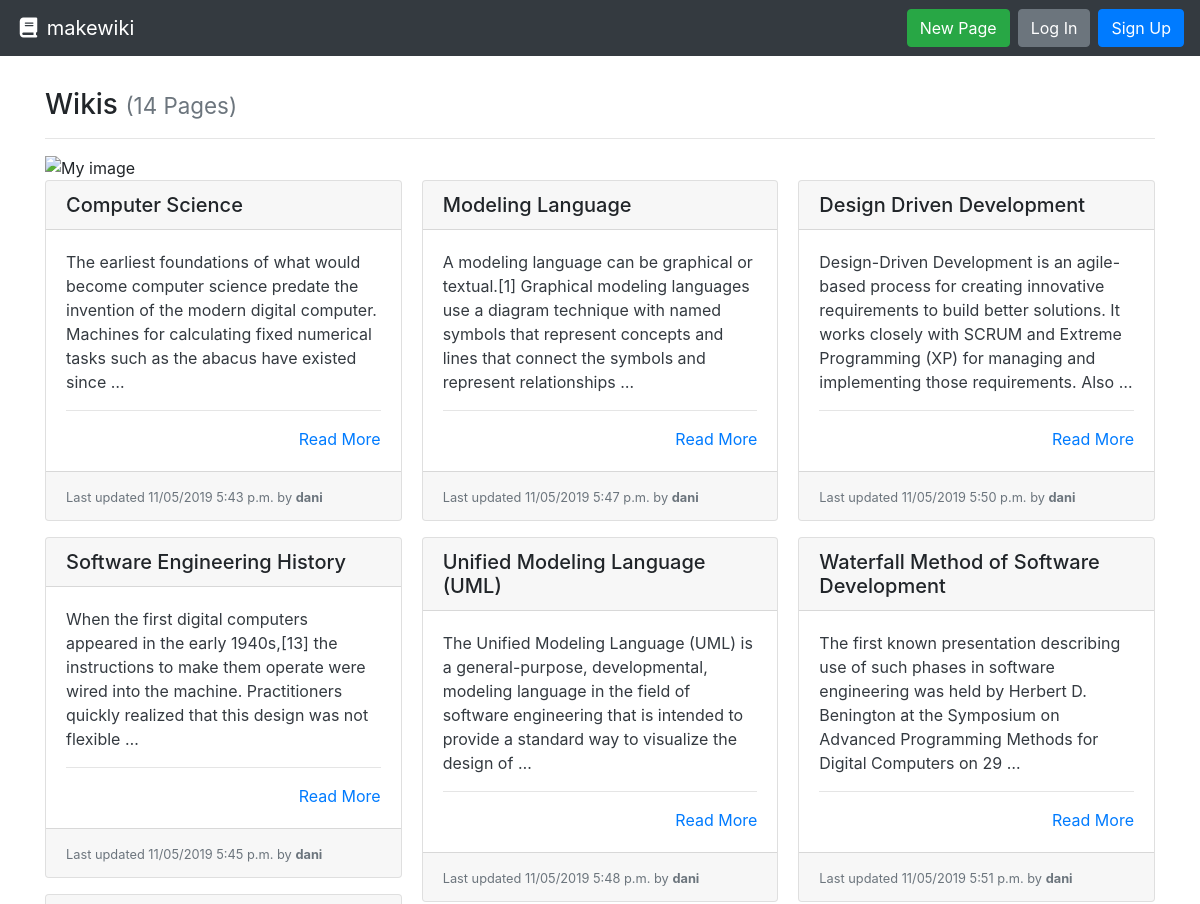
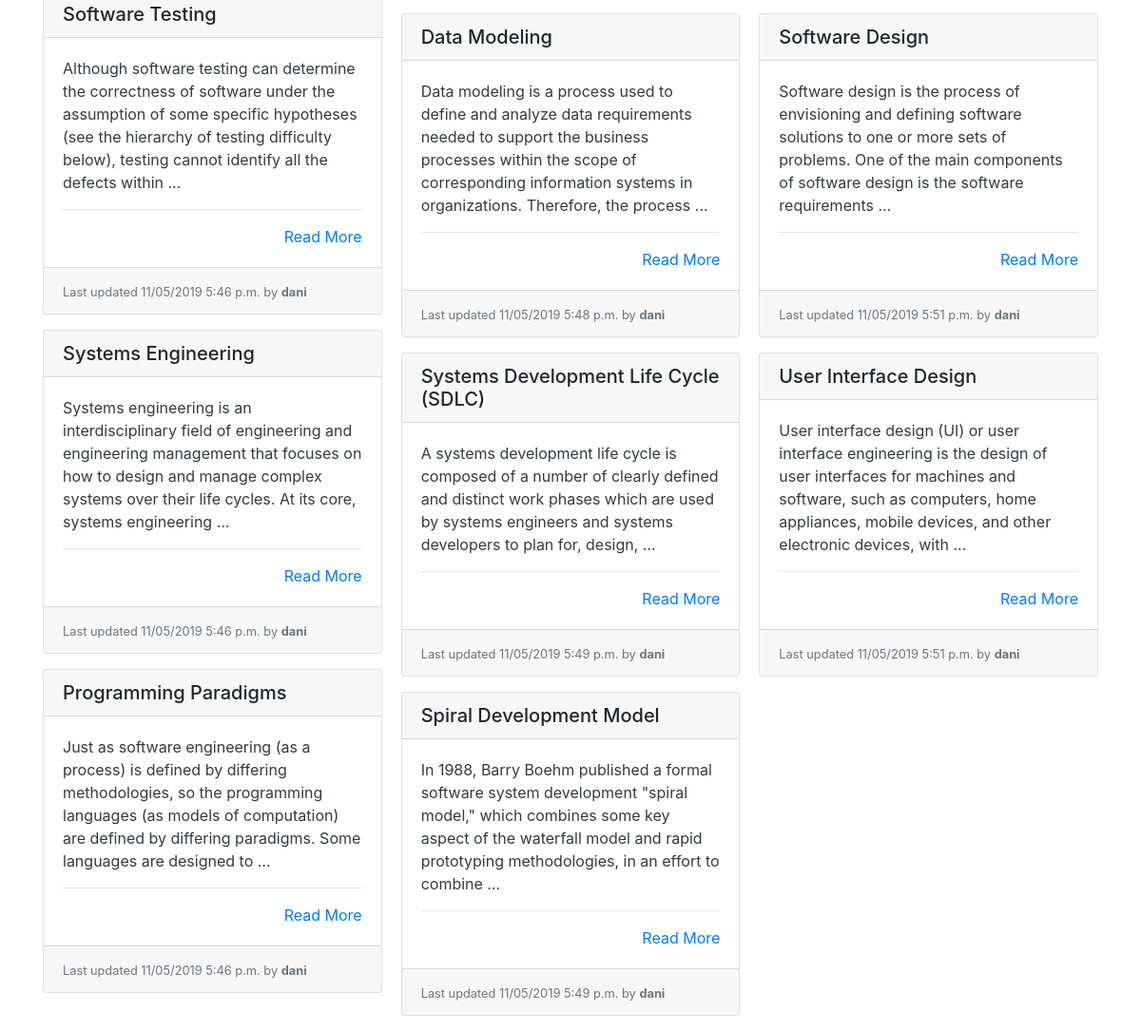
The app's page /, older data (2 pictures, top to bottom).
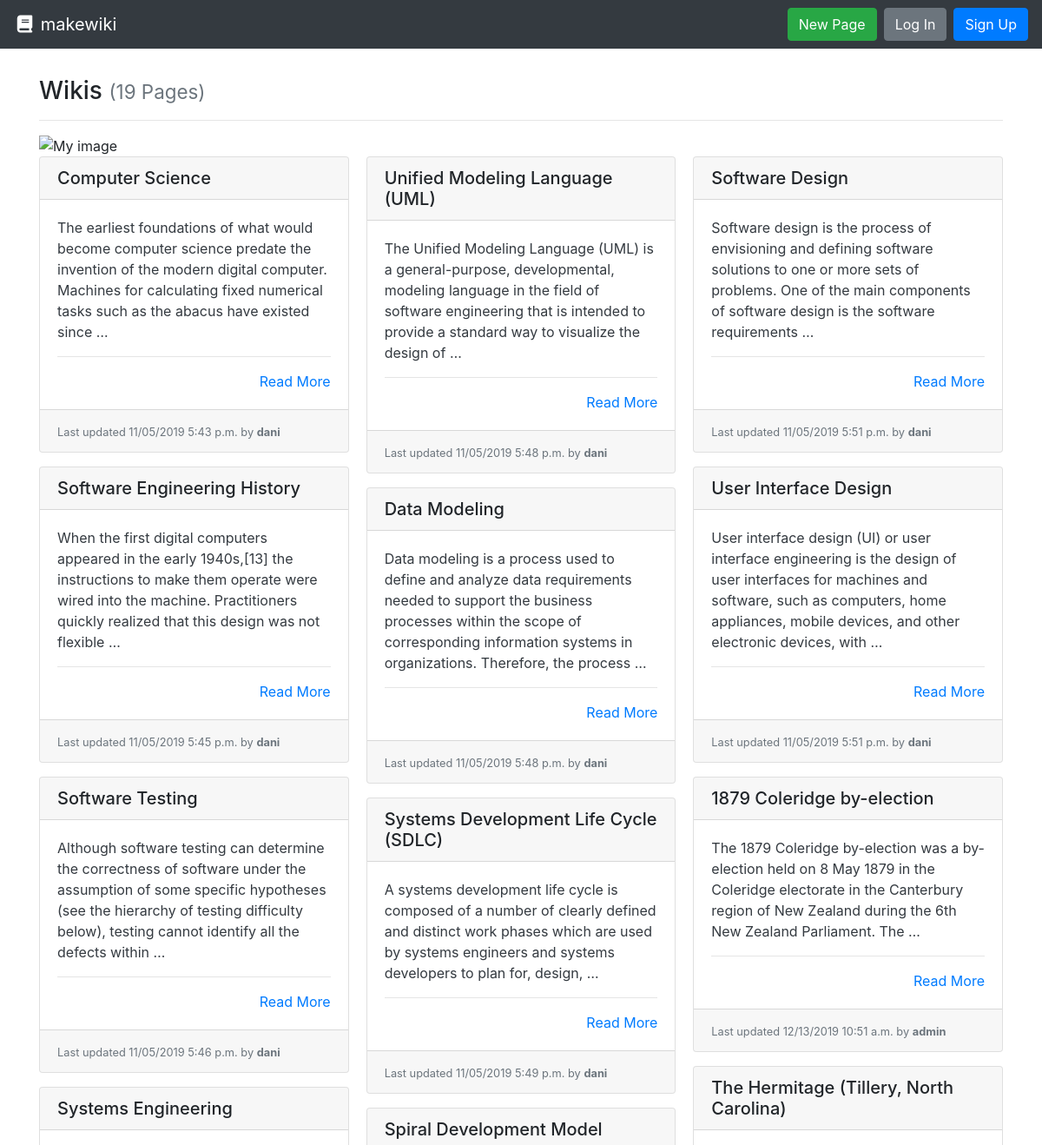
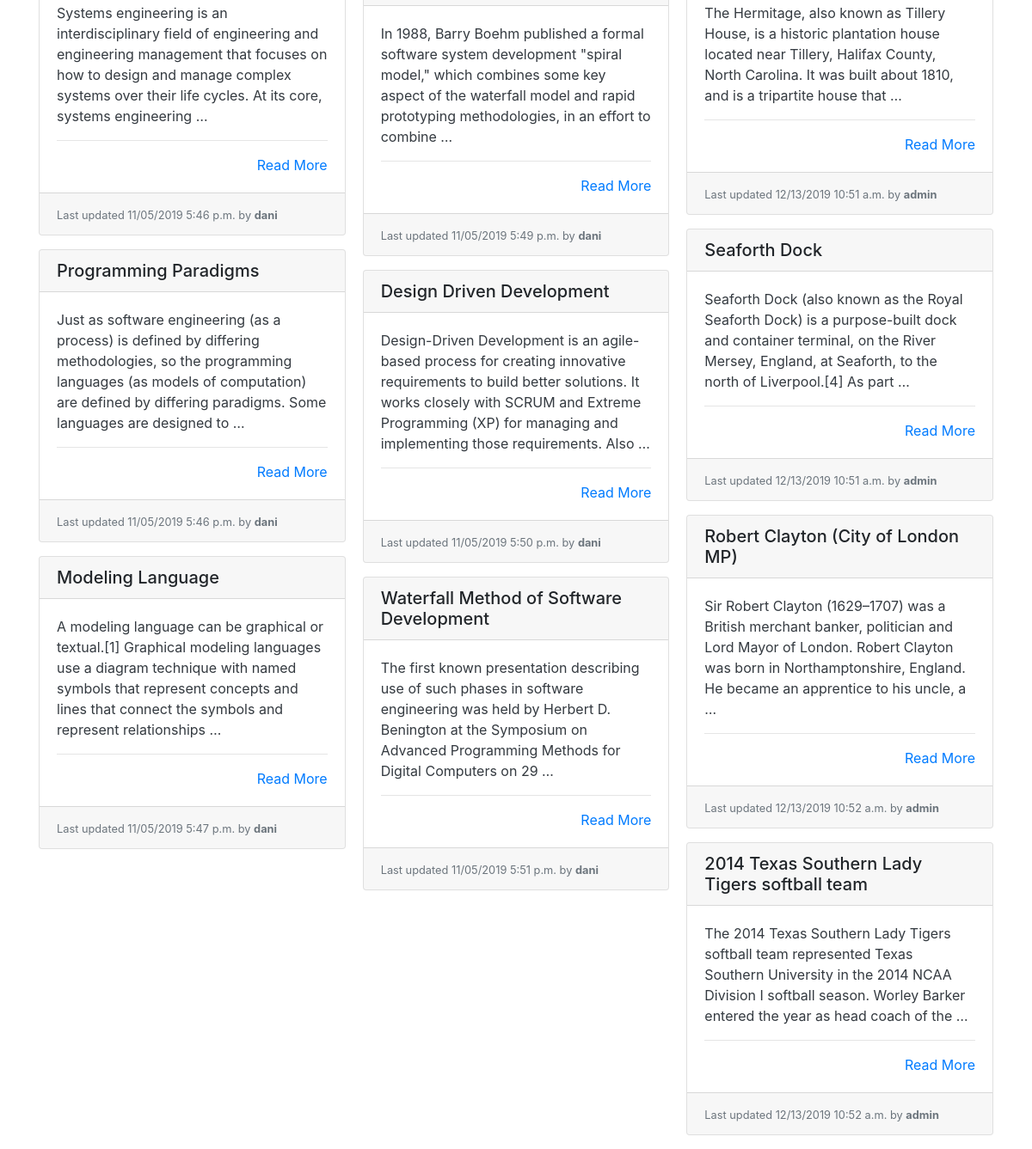
The same page, newer data (2 pictures, top to bottom).
### wiki/models.py (models this page shows, shortened)
class Page(models.Model):
    title = models.CharField(max_length=settings.WIKI_PAGE_TITLE_MAX_LENGTH, unique=True,
                             help_text="Title of your page.")
    author = models.ForeignKey(User, on_delete=models.PROTECT,
                               help_text="The user that posted this article.")
    slug = models.CharField(max_length=settings.WIKI_PAGE_TITLE_MAX_LENGTH, blank=True, editable=False,
                            help_text="Unique URL path to access this page. Generated by the system.")
    content = models.TextField(
        help_text="Write the content of your page here.")
    created = models.DateTimeField(auto_now_add=True,
                                   help_text="The date and time this page was created. Automatically generated when the model saves.")
    modified = models.DateTimeField(auto_now=True,
                                    help_text="The date and time this page was updated. Automatically generated when the model updates.")

### wiki/views.py (the view)
# urls.py: path('', PageListView.as_view(), name='wiki-list-page'),
class PageListView(ListView):
    model = Page
    def get(self, request):
        pages = self.get_queryset().all()
        return render(request, 'list.html', {
          'pages': pages
        })

### wiki/templates/list.html
{% extends "base.html" %}
{% load static %}
{% block content %}
  <h3>Wikis {% if pages %}<small class="text-muted">({{ pages|length }} Page{{ pages|length|pluralize:"s" }})</small>{% endif %}</h3>
  <hr>
  <img src="{% static "download.jpeg" %}" alt="My image">
  {% if pages %}
    <div class="card-columns">
      {% for page in pages %}
        {% include "partials/card.html" %}
      {% endfor %}
    </div>
  {% else %}
    <div class="alert alert-primary" role="alert">No pages to display.</div>
  {% endif %}
{% endblock %}

### templates/base.html (shortened to what this page needs)
<!doctype html>
<html lang="en">
  <head>
    <link rel="stylesheet" href="https://stackpath.bootstrapcdn.com/bootstrap/4.3.1/css/bootstrap.min.css"
>
  </head>
  <body>
    <nav class="navbar navbar-expand-md navbar-dark bg-dark">
      <a class="navbar-brand" href="{% url 'wiki-list-page' %}"><i class="fas fa-fw fa-book"></i> makewiki</a>
      <form class="form-inline ml-auto">
        {% if user.is_authenticated %}
          <div class="text-white">Hello, <strong>{{ user.username }}</strong>!</div>
          <a href="{% url 'wiki-create-page' %}" class="btn btn-success ml-4">New Page</a>
          <a href="{% url 'logout' %}" class="btn btn-danger ml-2">Log Out</a>
        {% else %}
          <a href="#" class="btn btn-success ml-4">New Page</a>
          <a href="{% url 'login' %}" class="btn btn-secondary ml-2">Log In</a>
          <a href="{% url 'signup' %}" class="btn btn-primary ml-2">Sign Up</a>
        {% endif %}
      </form>
    </nav>
    <main role="main" class="container" style="margin-top: 4vh;">
      {% block content %}{% endblock %}
    </main>
  </body>

### wiki/templates/partials/card.html
<div class="card mb-3">
  <h5 class="card-header ">{{ page.title }}</h5>
  <div class="card-body border-dark">
    <p class="card-text text-dark">
      {{ page.content|truncatewords_html:30 }}
      <hr>
      <div class="text-right"><a href="{% url 'wiki-details-page' page.slug %}" title="Read More">Read More</a></div>
  </div>
  <div class="card-footer">
    <small class="text-muted">Last updated {{ page.modified|date:"SHORT_DATETIME_FORMAT" }} by <b>{{ page.author.username }}</b></small>
  </div>
</div>

Row changes from the older to the newer data that the page shows:
added Page: title "1879 Coleridge by-election", content "The 1879 Coleridge by-election was a by-election held on 8 May 1879 in the Coleridge electorate in the Canterbury region of New Zealand during the 6th New Zealand Parliament. The …", modified "12/13/2019 10:51 a.m.", author.username "admin"
added Page: title "The Hermitage (Tillery, North Carolina)", content "The Hermitage, also known as Tillery House, is a historic plantation house located near Tillery, Halifax County, North Carolina. It was built about 1810, and is a tripartite house that …", modified "12/13/2019 10:51 a.m.", author.username "admin"
added Page: title "Seaforth Dock", content "Seaforth Dock (also known as the Royal Seaforth Dock) is a purpose-built dock and container terminal, on the River Mersey, England, at Seaforth, to the north of Liverpool.[4] As part …", modified "12/13/2019 10:51 a.m.", author.username "admin"
added Page: title "Robert Clayton (City of London MP)", content "Sir Robert Clayton (1629–1707) was a British merchant banker, politician and Lord Mayor of London. Robert Clayton was born in Northamptonshire, England. He became an apprentice to his uncle, a …", modified "12/13/2019 10:52 a.m.", author.username "admin"
added Page: title "2014 Texas Southern Lady Tigers softball team", content "The 2014 Texas Southern Lady Tigers softball team represented Texas Southern University in the 2014 NCAA Division I softball season. Worley Barker entered the year as head coach of the …", modified "12/13/2019 10:52 a.m.", author.username "admin"
Text that changed along with them:
{{ pages|length }}: "14" → "19"
